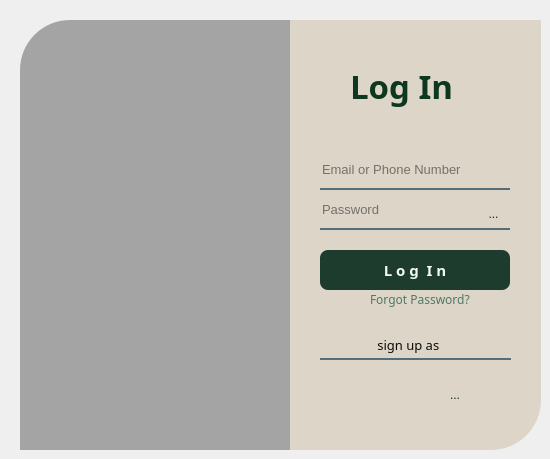
    <widget class="QWidget" name="page">
     <widget class="QLabel" name="label">
      <property name="geometry">
       <rect>
        <x>20</x>
        <y>20</y>
        <width>280</width>
        <height>430</height>
       </rect>
      </property>
      <property name="styleSheet">
       <string notr="true">border-image: url(:/images/logIn.png);
border-top-left-radius:50px;</string>
      </property>
      <property name="text">
       <string/>
      </property>
     </widget>
     <widget class="QLabel" name="label_2">
      <property name="geometry">
       <rect>
        <x>20</x>
        <y>20</y>
        <width>280</width>
        <height>430</height>
       </rect>
      </property>
      <property name="styleSheet">
       <string notr="true">background-color:rgba(0, 0, 0, 80);
border-top-left-radius:50px;</string>
      </property>
      <property name="text">
       <string/>
      </property>
     </widget>
     <widget class="QLabel" name="label_3">
      <property name="geometry">
       <rect>
        <x>290</x>
        <y>20</y>
        <width>251</width>
        <height>430</height>
       </rect>
      </property>
      <property name="font">
       <font>
        <pointsize>20</pointsize>
       </font>
      </property>
      <property name="styleSheet">
       <string notr="true">background-color:rgba(220, 213, 200, 1);
border-bottom-right-radius: 50px;</string>
      </property>
      <property name="text">
       <string/>
      </property>
     </widget>
     <widget class="QLabel" name="label_4">
      <property name="geometry">
       <rect>
        <x>350</x>
        <y>60</y>
        <width>141</width>
        <height>51</height>
       </rect>
      </property>
      <property name="font">
       <font>
        <family>Rockwell</family>
        <pointsize>25</pointsize>
        <italic>false</italic>
        <bold>true</bold>
       </font>
      </property>
      <property name="styleSheet">
       <string notr="true">color:rgba(13, 55, 30, 1);</string>
      </property>
      <property name="text">
       <string>Log In</string>
      </property>
     </widget>
     <widget class="QLineEdit" name="lineEditUsername">
      <property name="geometry">
       <rect>
        <x>320</x>
        <y>150</y>
        <width>190</width>
        <height>40</height>
       </rect>
      </property>
      <property name="font">
       <font>
        <pointsize>10</pointsize>
       </font>
      </property>
      <property name="styleSheet">
       <string notr="true">background-color:rgba(0, 0, 0, 0);
border:none;
border-bottom:2px solid rgba(46, 82, 101, 200);
color:rgba(0, 0, 0, 240);</string>
      </property>
      <property name="text">
       <string/>
      </property>
      <property name="placeholderText">
       <string>Email or Phone Number</string>
      </property>
     </widget>
     <widget class="QLineEdit" name="lineEditPassword">
      <property name="geometry">
       <rect>
        <x>320</x>
        <y>190</y>
        <width>190</width>
        <height>40</height>
       </rect>
      </property>
      <property name="font">
       <font>
        <pointsize>10</pointsize>
       </font>
      </property>
      <property name="styleSheet">
       <string notr="true">background-color:rgba(0, 0, 0, 0);
border:none;
border-bottom:2px solid rgba(46, 82, 101, 200);
color:rgba(0, 0, 0, 240);</string>
      </property>
      <property name="text">
       <string/>
      </property>
      <property name="placeholderText">
       <string>Password</string>
      </property>
     </widget>
     <widget class="QPushButton" name="loginButton">
      <property name="geometry">
       <rect>
        <x>320</x>
        <y>250</y>
        <width>190</width>
        <height>40</height>
       </rect>
      </property>
      <property name="font">
       <font>
        <family>Rockwell</family>
        <pointsize>11</pointsize>
        <bold>true</bold>
       </font>
      </property>
      <property name="styleSheet">
       <string notr="true">QPushButton#loginButton {
    background-color: rgba(30, 60, 45, 255);   
    color: #F0F8F2;                              
    border-radius: 8px;
    padding: 6px 20px;
}

QPushButton#loginButton:hover {
    background-color: rgba(45, 80, 60, 255);   
}

QPushButton#loginButton:pressed {
    background-color: rgba(20, 40, 30, 255);    
    padding-left: 8px;
    padding-top: 8px;
}
</string>
      </property>
      <property name="text">
       <string>L o g  I n</string>
      </property>
     </widget>
     <widget class="QLabel" name="forgotPass">
      <property name="geometry">
       <rect>
        <x>370</x>
        <y>290</y>
        <width>131</width>
        <height>20</height>
       </rect>
      </property>
      <property name="font">
       <font>
        <family>Rockwell</family>
       </font>
      </property>
      <property name="styleSheet">
       <string notr="true">QLabel {
    color: rgba(20, 50, 35, 255); 
    background-color: transparent;
}
</string>
      </property>
      <property name="text">
       <string>&lt;a href=&quot;recover&quot; style=&quot;color: rgb(80, 120, 100); text-decoration: none;&quot;&gt;Forgot Password?&lt;/a&gt;
</string>
      </property>
      <property name="textFormat">
       <enum>Qt::TextFormat::RichText</enum>
      </property>
      <property name="openExternalLinks">
       <bool>false</bool>
      </property>
     </widget>
     <widget class="QLabel" name="label_6">
      <property name="geometry">
       <rect>
        <x>320</x>
        <y>330</y>
        <width>191</width>
        <height>30</height>
       </rect>
      </property>
      <property name="font">
       <font>
        <family>Century Gothic</family>
        <pointsize>10</pointsize>
        <bold>false</bold>
       </font>
      </property>
      <property name="styleSheet">
       <string notr="true">background-color:rgba(0, 0, 0, 0);
border-bottom:2px solid rgba(46, 82, 101, 200);
color:rgba(0, 0, 0, 240);
</string>
      </property>
      <property name="text">
       <string>                 sign up as </string>
      </property>
     </widget>
     <widget class="QToolButton" name="customerButton">
      <property name="geometry">
       <rect>
        <x>350</x>
        <y>370</y>
        <width>50</width>
        <height>50</height>
       </rect>
      </property>
      <property name="cursor">
       <cursorShape>ArrowCursor</cursorShape>
      </property>
      <property name="toolTip">
       <string>customer</string>
      </property>
      <property name="styleSheet">
       <string notr="true">QToolButton {
    background-color: transparent;
    border: none;
    padding: 1px;
    qproperty-iconSize: 120px 120px;
    color: #0D2C1E; 
    border-radius: 10px;
}

QToolButton:hover {
    background-color: rgba(100, 150, 120, 30);
    color: #0D2C1E;
}

QToolButton:pressed {
    background-color: rgba(40, 70, 50, 60);
    padding-left: 12px;
    padding-top: 12px;
    color: #0D2C1E; 
}

QToolButton:checked {
    background-color: rgba(100, 150, 120, 80);
    color: #0D2C1E;
    border: 1px solid #0D2C1E;
}
</string>
      </property>
      <property name="text">
       <string/>
      </property>
      <property name="icon">
       <iconset resource="resources.qrc">
        <normaloff>:/images/user (3).png</normaloff>:/images/user (3).png</iconset>
      </property>
      <property name="iconSize">
       <size>
        <width>120</width>
        <height>120</height>
       </size>
      </property>
     </widget>
     <widget class="QToolButton" name="ownerButton">
      <property name="geometry">
       <rect>
        <x>430</x>
        <y>370</y>
        <width>50</width>
        <height>50</height>
       </rect>
      </property>
      <property name="toolTip">
       <string>restaurant owner</string>
      </property>
      <property name="styleSheet">
       <string notr="true">QToolButton {
    background-color: transparent;
    border: none;
    padding: 1px;
    qproperty-iconSize: 120px 120px;
    color: #0D2C1E; 
    border-radius: 10px;
}

QToolButton:hover {
    background-color: rgba(100, 150, 120, 30);
    color: #0D2C1E;
}

QToolButton:pressed {
    background-color: rgba(40, 70, 50, 60);
    padding-left: 12px;
    padding-top: 12px;
    color: #0D2C1E; 
}

QToolButton:checked {
    background-color: rgba(100, 150, 120, 80);
    color: #0D2C1E;
    border: 1px solid #0D2C1E;
}
</string>
      </property>
      <property name="text">
       <string>...</string>
      </property>
      <property name="icon">
       <iconset resource="resources.qrc">
        <normaloff>:/images/cafe (2).png</normaloff>:/images/cafe (2).png</iconset>
      </property>
     </widget>
     <widget class="QToolButton" name="eyeLog">
      <property name="geometry">
       <rect>
        <x>480</x>
        <y>200</y>
        <width>27</width>
        <height>27</height>
       </rect>
      </property>
      <property name="styleSheet">
       <string notr="true">QToolButton {
    background-color: transparent;
    border: none;
    padding: 1px;
    qproperty-iconSize: 120px 120px;
    color: #0D2C1E; 
    border-radius: 10px;
}

QToolButton:hover {
    background-color: rgba(100, 150, 120, 30);
    color: #0D2C1E;
}

QToolButton:pressed {
    background-color: rgba(40, 70, 50, 60);
    padding-left: 12px;
    padding-top: 12px;
    color: #0D2C1E; 
}

QToolButton:checked {
    background-color: rgba(100, 150, 120, 80);
    color: #0D2C1E;
    border: 1px solid #0D2C1E;
}
</string>
      </property>
      <property name="text">
       <string>...</string>
      </property>
      <property name="icon">
       <iconset resource="resources.qrc">
        <normaloff>:/images/eye (2).png</normaloff>:/images/eye (2).png</iconset>
      </property>
     </widget>
    </widget>
